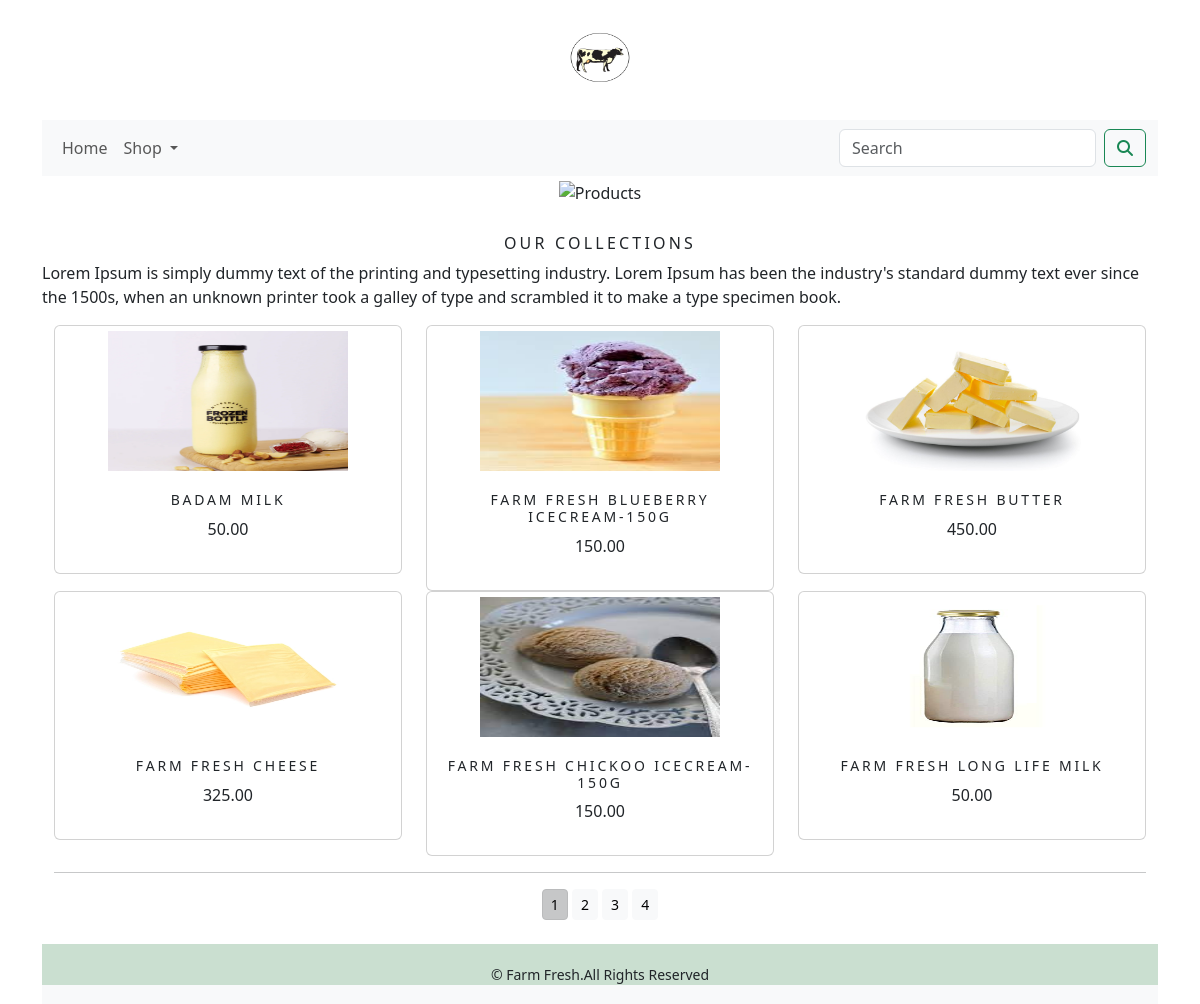
The app's page /shop/ with its own data.
### shop/models.py (models this page shows, shortened)
class Product(models.Model):
    name=models.CharField(max_length=250,unique=True)
    slug=models.SlugField(max_length=250,unique=True)
    description = models.TextField(blank=True)
    price=models.DecimalField(max_digits=10,decimal_places=2)
    category=models.ForeignKey(Category,on_delete=models.CASCADE)
    image = models.ImageField(upload_to='product', blank=True)
    stock=models.IntegerField()
    available=models.BooleanField(default=True)
    created=models.DateTimeField(auto_now_add=True)
    updated=models.DateTimeField(auto_now_add=True)
    def get_url(self):
        return reverse('shop:ProdCatDetails',args=[self.category.slug,self.slug])
    class Meta:
        ordering=('name',)
        verbose_name='product'
        verbose_name_plural='products'

### shop/views.py (the view)
# urls.py: path('',views.allProdCat,name='allProdCat'),
def allProdCat(request,c_slug=None):
    c_page=None
    products_list=None
    if c_slug!=None:
        c_page=get_object_or_404(Category,slug=c_slug)
        products_list=Product.objects.all().filter(category=c_page,available=True)
    else:
        products_list=Product.objects.all().filter(available=True)
    paginator= Paginator(products_list,6)
    try:
        page=int(request.GET.get('page','1'))
    except:
        page=1
    try:
        products=paginator.page(page)
    except(EmptyPage, InvalidPage):
         products=paginator.page(paginator.num_pages)
    return render(request,"category.html",{'category':c_page,'products':products})

### cart/context_processors.py (called while the page is built)
def counter(request):
    item_count=0
    if 'admin' in request.path:
        return  {}
    else:
        try:
            cart=Cart.objects.filter(cart_id=_cart_id(request))
            cart_items=CartItem.objects.all().filter(cart=cart[:1])
            for cart_item in cart_items:
                item_count += cart_item.quantity
        except Cart.DoesNotExist:
            item_count =0
    return dict(item_count=item_count)

### cart/views.py (called while the page is built)
def _cart_id(request):
    cart=request.session.session_key
    if not cart:
        cart=request.session.create()
    return cart

### shop/context_processors.py (called while the page is built)
def menu_links(request):
    links = Category.objects.all()
    return dict(links=links)

### shop/models.py (called while the page is built)
    def get_url(self):
        return reverse('shop:products_by_category',args=[self.slug])

### templates/category.html (shortened to what this page needs)
{% extends 'base.html' %}
{% load static %}
{% block content %}
<div class ="mx_auto">
    {% if category %}
        <img class="my_image" src ="{{category.image.url}}" style="width=1250px; height:550px;" alt="{{category.name}}">
</div>
      <br>
<div>
    <h1 class="text-center my_title">
      {{category.name}}
    </h1>
    <p class="text_justify">
      {{category.description}}
    </p>
</div>
    {% else %}
<div>
    <center>
    <img class ="my_image my_image_padding" src="{% static 'img/home.png' %}"  style="width=1250px;" alt=" Products"></center>
</div>
      <br>
<div>
    <h1 class ="text-center my_title"> OUR COLLECTIONS </h1>
  <p class ="text-justify">
     Lorem Ipsum is simply dummy text of the printing and typesetting industry. Lorem Ipsum has been the industry's standard dummy text ever since the 1500s, when an unknown printer took a galley of type and scrambled it to make a type specimen book.
  </p>
</div>
    {% endif %}
<div class="container">
  <div class=" row mx_auto">
    {% for product in products.object_list %}
      <div class ="my_bottom margin col-12 col-sm-12 col-md-4 xol-lg-4">
        <div class ="card text-center" style="min-width:18rem;">
          <a href="{{product.get_url}}"> <img class="card-img-top my_image" src="{{product.image.url}}" style="width:250px; height:150px;" alt="{{product.name}}"> </a>
        <div class="card-body">
          <h4> {{product.name}} </h4>
          <p> {{product.price}} </p>
        </div>
        </div>
      </div>
    {% endfor %}
  </div>
    <div class="mx_auto">
        {% if products.paginator.num_pages > 1 %}
       <hr>
        <div class="text-center">
            {% for pg in products.paginator.page_range %}
                <a href="?page={{pg}}"  class="btn btn-light btn-sm {% if products.number == pg %} active {% endif %}">{{pg}}</a>
            {% endfor %}
        </div>
         {% endif %}
    </div>
    <br>
</div>
{% endblock %}

### templates/base.html (shortened to what this page needs)
{% load static %}
<!DOCTYPE html>
<html lang="en">
<head>
    <link rel="stylesheet" href="{% static 'css/custom.css' %}">
    <link href="{% static 'css/bootstrap.min.css' %}" rel="stylesheet">
</head>
<body>
<div class="container">
{% include 'header.html' %}
{% include 'nav.html' %}
{% block content %}
{% endblock %}
</div>
{% include 'footer.html' %}
</body>
</html>

### templates/header.html
{% load static %}
<header>
    <center>
        <a href="{% url 'shop:allProdCat' %}"> <img src="{% static 'img/logo1.png' %}" alt="logimage" width="120" height=120"> </a>
    </center>
</header>

### templates/nav.html (shortened to what this page needs)
<nav class="navbar navbar-expand-lg bg-body-tertiary">
  <div class="container-fluid">
    <div class="collapse navbar-collapse" id="navbarSupportedContent">
      <ul class="navbar-nav me-auto mb-2 mb-lg-0">
        <li class="nav-item">
          <a class="nav-link" href="{% url 'shop:allProdCat' %}">Home</a>
        </li>
        <li class="nav-item dropdown  {% if 'shop' in request.path %} active {% endif %}">
          <a class="nav-link dropdown-toggle" href="#" role="button" data-bs-toggle="dropdown" aria-expanded="false">
            Shop
          </a>
        </li>
      </ul>
      <form class="d-flex" action="{% url 'searchapp:SearchResult' %}" method="get">
        <input class="form-control me-2" type="search" placeholder="Search" name="q" aria-label="Search">
        <button class="btn btn-outline-success" type="submit"> <i class="fa fa-search"></i></button>
      </form>
    </div>
  </div>
</nav>

### templates/footer.html
 <div class="footer navbar-fixed-bottom my_footer" >
   <p class ="text-center" style="background-color:rgb(202, 223, 208);">
     &copy; Farm Fresh.All Rights Reserved
   </p>
 </div>

### static/css/custom.css (style rules this page uses)
.my_footer { background-color:#f8f9fa; height:60px; }
.my_footer p { padding-top:20px; font-size:14px; }
.my_image { width:100%; height:auto; }
.my_title { font-size:16px; text-transform:.uppercase; letter-spacing:.2em; }
.my_image { padding:5px; }
.my_image_padding { padding:5px; }
.card-body h4 { font-size:14px; text-transform:uppercase; letter-spacing:0.2em; }

### records on screen
Product: image (picture), name "BADAM MILK", price "50.00"
Product: image (picture), name "FARM FRESH BLUEBERRY ICECREAM-150G", price "150.00"
Product: image (picture), name "FARM FRESH BUTTER", price "450.00"
Product: image (picture), name "FARM FRESH CHEESE", price "325.00"
Product: image (picture), name "FARM FRESH CHICKOO ICECREAM-150G", price "150.00"
Product: image (picture), name "FARM FRESH LONG LIFE MILK", price "50.00"

### other values on screen
{{ pg }} "1" "2" "3" "4"
